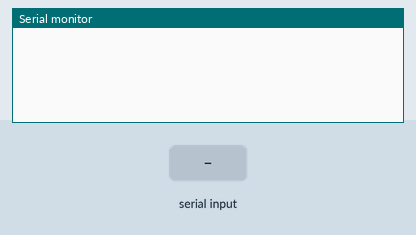
A sketch run on a simulated Arduino Uno, built with avr-gcc and run on an emulated ATmega328P. Parts: the last lines printed to the serial monitor. Inputs (shaded band) come from the test bench.

Above: at 1.2 s.
1.3 s: "Carlos" received over the second serial link
At 2.5 s:
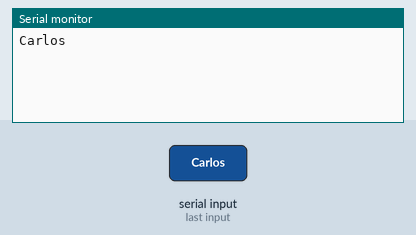
2.8 s: "1010" received over the second serial link
At 3.8 s:
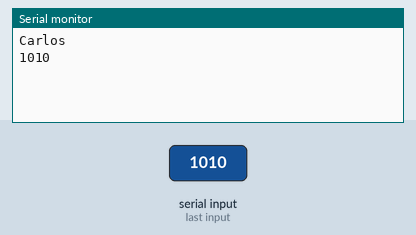

The sketch:

Bluetooth.ino
```cpp
#include <SoftwareSerial.h>

SoftwareSerial blu(11, 12); // TX, RX

String nome;
char c;

void setup() {
Serial.begin(9600);
blu.begin(9600);
}

void loop() {
while(blu.available() > 0){
c = blu.read();
nome+=c;
}
if(nome == "Carlos"){
Serial.println(nome);
nome="";
}
if(nome == "1010"){
Serial.println(nome);
nome="";
blu.println("0101");
}

if(Serial.available()){
blu.write(Serial.read());
}

}
```

Measured:
- after the input at 1.3 s, the serial monitor: prints a new line at once (image 1)
- after the input at 2.8 s, the serial monitor: prints a new line at once (image 2)
